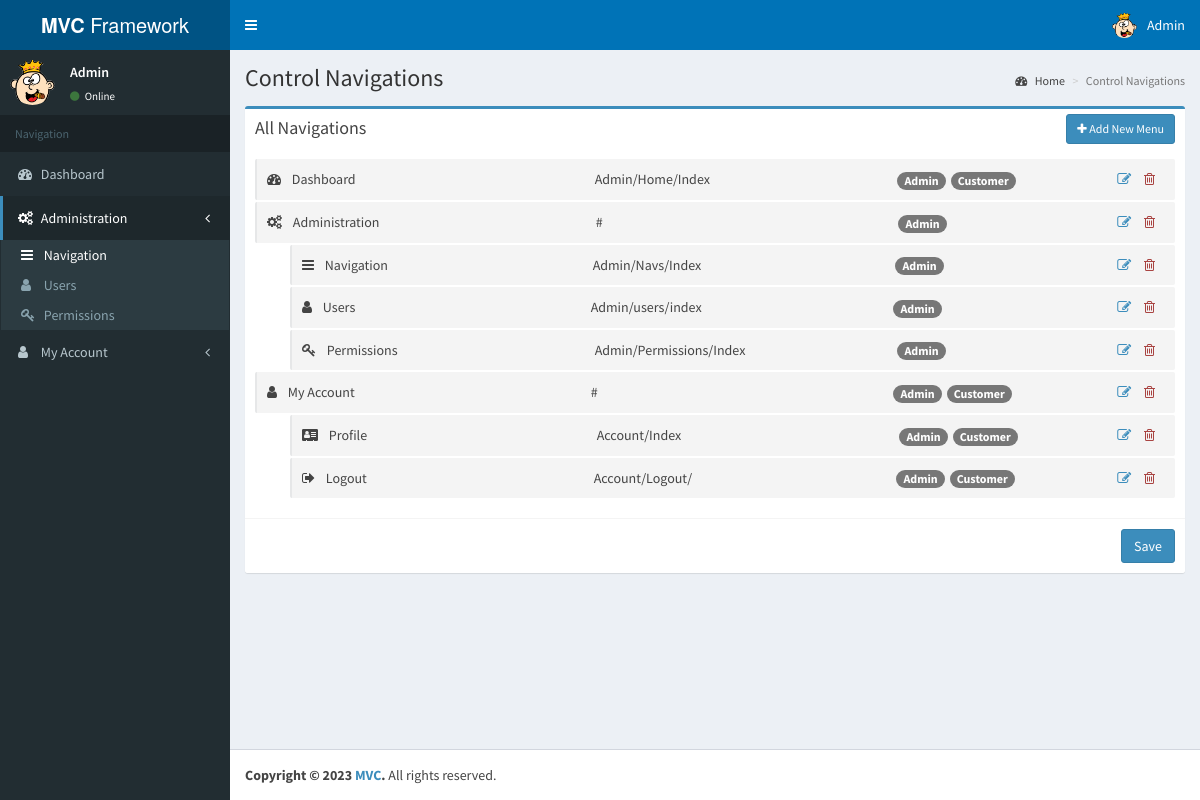
/admin/navs/ (signed in), run on the app's committed database.
### tables this page shows
CREATE TABLE `navigation` (
  `id` int(100) UNSIGNED NOT NULL,
  `nav_name` varchar(100) NOT NULL,
  `nav_path` varchar(200) NOT NULL,
  `parent_id` int(100) NOT NULL DEFAULT 0,
  `nav_icon` varchar(50) NOT NULL DEFAULT 'fa fa-circle-o',
  `sort` int(3) NOT NULL DEFAULT 0
);

### application/controllers/Admin/Navs.php (called while the page is built, shortened)
<?php
class Navs extends Controller
{
  private $model;
  public function __construct()
  {
    $this->model = $this->loadModel('Navs');
  }
  public function Index()
  {
    $db_navs = $this->model->getNavs();
    $permissions = $this->model->getPermissions();
    $db_groups = $this->model->getGroups();
    $groups = array_combine(
      array_column($db_groups, 'id'),
      array_column($db_groups, 'group_name')
    );
    $navs = [];
    foreach ($db_navs as $db_nav) {
      $navs[$db_nav['id']] = $db_nav;
    }
    if ($permissions) {
      foreach ($permissions as $p) {
        $navs[$p['nav_id']]['group_id'][] = $p['group_id'];
      }
    }
    $data = [
      'view_type' => 'view',
      'page_title' => 'Control Navigations',
      'groups' => $groups,
      'navs' => $navs
    ];
    $this->view('Navs', $data);
  }
}

### framework/core/Framework.php (called while the page is built, shortened)
<?php
    class Framework
    {
        private static $currentController = 'Home';
        private static $currentMethod = 'Index';
        private static $currentParams = [];
        public static function run()
        {
            self::dispatch();
        }
        private static function autoload()
        {
            require FRAMEWORK_PATH . 'core/Controller.php';
            require FRAMEWORK_PATH . 'core/Database.php';
        }
        private static function dispatch()
        {
            $URL = ltrim($_SERVER['REQUEST_URI'], "index.php");
            $URL = explode('/', rtrim(ltrim($URL, "/"), "/"));
            $app_section = json_decode(file_get_contents(APP_PATH . "config/section.json"), true);
            if (in_array($URL[0], $app_section)) {
                unset($URL[0]);
                $actual_url = implode("/", $URL);
                $URL = explode('/', $actual_url);
            } else {
                define("APP_SECTION", "");
            }
            if ( ! empty($URL[0])) {
                if (file_exists(CONTROLLER_PATH . APP_SECTION . ucfirst($URL[0]) . '.php')) {
                    self::$currentController = ucfirst($URL[0]);
                    unset($URL[0]);
                } else {
                    include(VIEW_PATH . '_common/404.php');
                    exit();
                }
            }
            self::$currentController = new self::$currentController;
            self::$currentParams = $URL ? array_values($URL) : [];
            call_user_func_array([self::$currentController, self::$currentMethod],
                self::$currentParams);
        }
    }

### index.php (called while the page is built)
<?php
require "framework/core/Framework.php";
Framework::run();

### framework/core/Database.php (called while the page is built, shortened)
<?php
class Database{
    protected $connection;
    protected $query;
    public function __construct() {
        $this->connection = new mysqli(DB_HOST, DB_USER, DB_PASS, DB_NAME);
        $this->connection->set_charset('utf8');
    }
    public function query($query) {
        if ($this->query = $this->connection->prepare($query)) {
            $this->query->execute();
        } else {
            die('Unable to prepare statement (check your syntax) - ' . $this->connection->error);
        }
        return $this;
    }
    public function fetchAll() {
        $params = array();
        $meta = $this->query->result_metadata();
        while ($field = $meta->fetch_field()) {
            $params[] = &$row[$field->name];
        }
        call_user_func_array(array($this->query, 'bind_result'), $params);
        $result = array();
        while ($this->query->fetch()) {
            $r = array();
            foreach ($row as $key => $val) {
                $r[$key] = $val;
            }
            $result[] = $r;
        }
        return $result;
    }
    public function numRows() {
        $this->query->store_result();
        return $this->query->num_rows;
    }
}
?>

### application/models/Admin/Navs.php (called while the page is built, shortened)
<?php
class NavsModel {
    private $db;
    public function __construct()
    {
        $this->db = new Database;
    }
    public function getNavs()
    {
        $navs = $this->db->query("SELECT * FROM `navigation` ORDER BY sort");
        if ($navs->numRows() > 0) {
            return $navs->fetchAll();
        }
        return false;
    }
}

### application/views/Admin/Navs.php (the view, shortened to what this page needs)
<?php include_once(VIEW_PATH . '_common/header.php'); ?>
<?php if ($data['view_type'] == 'view') : ?>
 <link rel="stylesheet" href="<?= APP_URL ?>/public/css/icheck_blue.css">
 <div class="wrapper">
  <?php include_once(VIEW_PATH . '_common/admin_top.php'); ?>
  <?php include_once(VIEW_PATH . '_common/navigation.php'); ?>
  <link rel="stylesheet" href="<?= APP_URL ?>/public/css/select2.min.css">
  <div class="content-wrapper">
   <section class="content-header">
    <h1>
     <?= $data['page_title']; ?>
    </h1>
    <ol class="breadcrumb">
     <li><a href="/admin/"><i class="fa fa-dashboard"></i> Home</a></li>
     <li class="active"><?= $data['page_title']; ?></li>
    </ol>
   </section>
   <section class="content">
    <div class="row">
     <div class="col-md-12">
      <div class="box box-primary">
       <div class="box-header">
        <h3 class="box-title bn">All Navigations</h3>
        <div class="box-tools pull-right">
         <a href="<?= APP_URL ?>/admin/navs/add/" data-toggle="modal" data-target="#myModal" class="box-top btn btn-sm btn-primary py-0004"><i class="fa fa-plus"></i>
          Add New Menu</a>
        </div>
       </div>
       <div class="box-body">
        <?php
        if (count($data['navs']) < 1) : ?>
         <li>Not Found</li>
        <?php else : ?>
         <?php function buildMenuFromArray(
          $menu_array,
          $groups,
          $parent_id = 0,
          $parentClass = "",
          $subClass = ""
         ) {
          $childItems = [];
          foreach ($menu_array as $key => $item) {
           if ($item['parent_id'] == $parent_id) {
            $childItems[] = $item;
            unset($menu_array[$key]);
           }
          }
          if ($childItems) {
           echo "<ul class='{$parentClass}'>";
           foreach ($childItems as $key => $item) : ?>
            <li id="<?= $item['id'] ?>" data-parent_id="<?= $item['parent_id'] ?>">
             <div class='draglist'>
              <span class="nav_icon">
               <i class="<?= $item['nav_icon'] ?>"></i>
              </span>
              <span class="nav_name"><?= $item['nav_name'] ?></span>
              <span class="nav_path"><?= $item['nav_path'] ?></span>
              <?php
              if (isset($item['group_id'])) {
               foreach ($item['group_id'] as $gid) {
                echo "<span class='badge nav_group' style='margin-right: 5px;' >{$groups[$gid]}</span>";
               }
              }
              ?>
              <div class="tools">
               <a data-target="#myModal" data-toggle="modal" href='<?= APP_URL .
                                                                    "/admin/navs/edit/$item[id]" ?>'>
                <i class='fa fa-edit'></i>
               </a>
               <a href="javascript:deleteItem('<?= $item['id'] ?>' , '<?= APP_URL ?>/admin/navs/delete')">
                <i class='fa fa-trash-o text-danger'></i>
               </a>
              </div>
             </div>
             <?php buildMenuFromArray(
              $menu_array,
              $groups,
              $item['id'],
              $subClass,
              $subClass
             ); ?>
            </li>
        <?php endforeach;
           echo '</ul>';
          } else {
           echo "<ul class='{$subClass}'></ul>";
          }
         }
         buildMenuFromArray(
          $data['navs'],
          $data['groups'],
          0,
          'nav-table ui-sortable',
          'sub_nav'
         );
        endif;
        ?>
       </div>
       <div class="box-footer clearfix">
        <a href="javascript:updateNav()" class="btn btn-primary pull-right">
         Save</a>
       </div>
      </div>
     </div>
    </div>
   </section>
  </div>
  <?php include_once(VIEW_PATH . '_common/footer.php'); ?>
 <?php endif; ?>

### application/views/_common/navigation.php (shortened to what this page needs)
<aside class="main-sidebar ">
    <section class="sidebar">
        <div class="user-panel ">
           <div class="pull-left image">
              <img src="<?=($_SESSION['avatar'] ? APP_URL . '/public/images/user_img/' . $_SESSION['avatar'] : APP_URL . '/public/images/no-profile.jpg');?>" class="img-circle" alt="User Image">
            </div>
            <div class="pull-left info">
              <p><?=$_SESSION['name'];?></p>
              <a href="#"><i class="fa fa-circle text-success"></i> Online</a>
            </div>
        </div>
		<ul class="sidebar-menu tree" data-widget="tree">
		<li class="header">Navigation</li>
        <?php
            $db = new Database();
            $menus = $db->query("SELECT m.* FROM navigation AS m JOIN nav_permission AS p ON p.nav_id=m.id WHERE p.group_id IN (SELECT group_id FROM user_group_relation WHERE user_id=?) ORDER BY m.sort,m.id", $_SESSION['userid'])->fetchAll();
            $menu_items = array();
            foreach ($menus as $menu) {
                $menu_items[$menu['parent_id']][] = $menu;
            }
            getMenu($menu_items, 0, false);
            function getMenu($menu_items, $key, $sub = false)
            {
                echo ($sub ? '<ul class="treeview-menu">' : '');
                foreach ($menu_items[$key] as $item) {
                    $li_class = (isset($menu_items[$item['id']]) ? 'treeview' : '');
                    $li_class .= ($item['nav_path'] == CUR_REQUEST_PATH ? ' active' : '');
                    if (isset($menu_items[$item['id']])) {
                        if (in_array(CUR_REQUEST_PATH, array_column($menu_items[$item['id']], 'nav_path'))) {
                            $li_class .= ' active';
                        }
                    }
                    $li_pull_icon = (isset($menu_items[$item['id']]) ? '<span class="pull-right-container"><i class="fa fa-angle-left pull-right"></i></span>' : '');
                    if (stripos($item['nav_path'], "/Index") !== false) {
                        $link = '/' . rtrim(strtolower($item['nav_path']), "index");
                    } else {
                        $link = '/' . strtolower($item['nav_path']);
                    }
                    echo '<li class="' . $li_class . '"> <a href="' . $link . '"> <i class="' . $item['nav_icon'] . '"></i> <span>' . $item['nav_name'] . '</span>' . $li_pull_icon . '</a>';
                    if (isset($menu_items[$item['id']])) {
                        getMenu($menu_items, $item['id'], true);
                    }
                    echo '</li>';
                }
                echo ($sub ? '</ul>' : '');
            }
        ?>
		</ul>
    </section>
</aside>

### application/views/Admin/Navs.php (style rules this page uses)
.nav-table .draglist { border-radius: 2px; padding: 10px; background: #f4f4f4; margin-bottom: 2px; border-left: 2px solid #e6e7e8; color: #444; }
.nav-table, .nav-table ul { list-style: none; padding: 0; }
.nav-table>li .tools { float: right; color: #dd4b39; }
.nav-table>li .tools i { margin-right: 10px; }
.nav-table .nav_icon { margin-right: 8px; }
.nav-table .nav_name, .nav-table .nav_path { width: 300px; display: inline-block; }
.nav-table ul { margin-left: 35px; }
.sub_nav li .nav_name { width: calc(300px - 35px); }
.ui-sortable { position: relative; }
.tools a { white-space: nowrap; }

### data on the page
navigation: nav_name "Dashboard", nav_path "Admin/Home/Index", gid "Admin", gid "Customer"
navigation: nav_name "Administration", nav_path "#", gid "Admin"
navigation: nav_name "Navigation", nav_path "Admin/Navs/Index", gid "Admin"
navigation: nav_name "Users", nav_path "Admin/users/index", gid "Admin"
navigation: nav_name "Permissions", nav_path "Admin/Permissions/Index", gid "Admin"
navigation: nav_name "My Account", nav_path "#", gid "Admin", gid "Customer"
navigation: nav_name "Profile", nav_path "Account/Index", gid "Admin", gid "Customer"
navigation: nav_name "Logout", nav_path "Account/Logout/", gid "Admin", gid "Customer"

### other printed values
$_SESSION['name'] "Admin"
$data['page_title'] "Control Navigations"
SITE_NAME "MVC"
